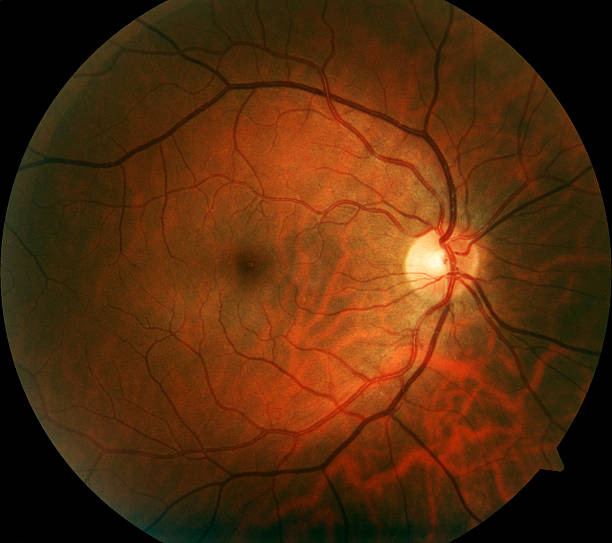
#> input picture bloodvessel.jpg, 612 x 543 px
$ python birghtspot.py
#> lines starting #> are read from the running program, lines starting #| are printed output that depends on the picture; after the words box and inside, x2 and y2 are one past the last pixel; in counts of white or black regions, pixels touching at a corner belong together
# [16 lines of commented-out code are left out]

import cv2
import numpy as np

image = cv2.imread("bloodvessel.jpg")
#> image is the input picture: shape (543, 612, 3); mean B, G, R 12.9, 43.9, 85.1

image1 = image.copy()
gray = cv2.cvtColor(image,cv2.COLOR_BGR2GRAY)
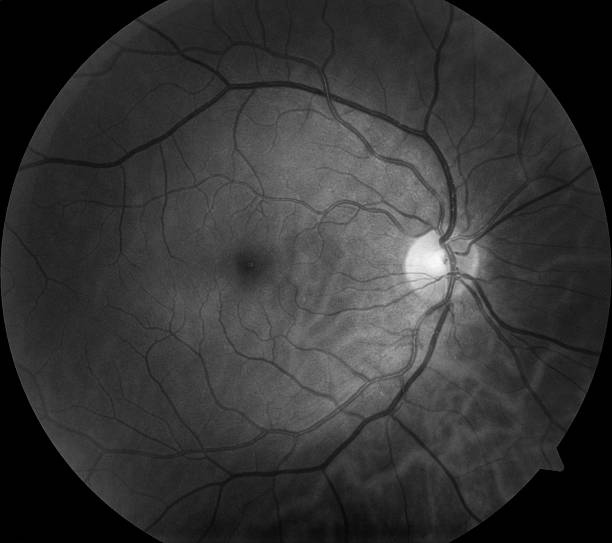
#> gray: shape (543, 612); min 0, max 250, mean 52.7
(minval, maxval, minloc, maxloc) = cv2.minMaxLoc(gray)
#> minval = 0; maxval = 250; minloc = (4, 0); maxloc = (437, 258)

cv2.circle(image,maxloc,40,2)
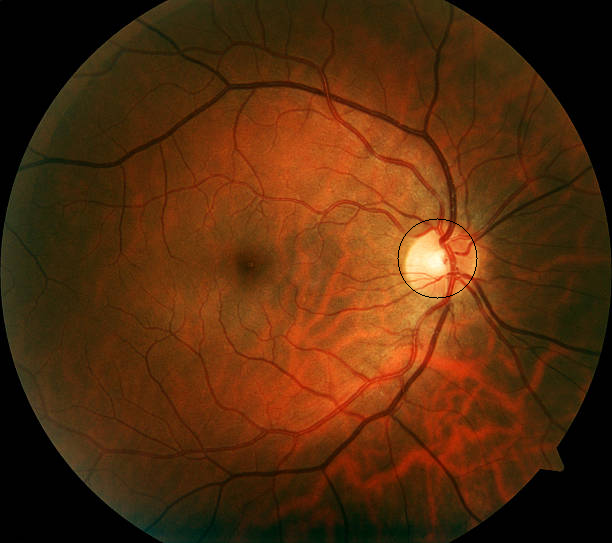
#> image: shape (543, 612, 3); 0.07% of pixels changed, all inside (x1, y1, x2, y2) = (397, 218, 478, 299)

cv2.imshow("Original Image",image1)
cv2.imshow("Processed Image",image)
cv2.imwrite("bright_spot.jpg",image)
cv2.waitKey(0)
cv2.destroyAllWindows()
